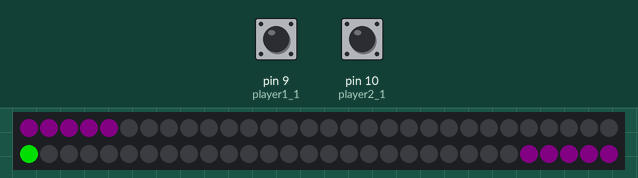
Simulated run of this sketch. Board: Arduino Uno, built with avr-gcc and run on an emulated ATmega328P. On the bench: 60 RGB LEDs in strip order, left to right, continuing on the next row. Inputs (shaded band) come from the test bench; at power-on: pin 9 (player1_1) HIGH, pin 10 (player2_1) HIGH. Dim RGB values are drawn brighter than linear; random numbers use the default seed unless the sketch sets one.

Above: at 0.07 s.
At 20.18 s:
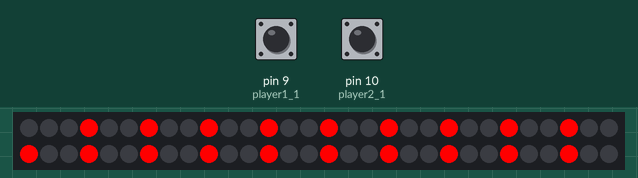
At 33.61 s:
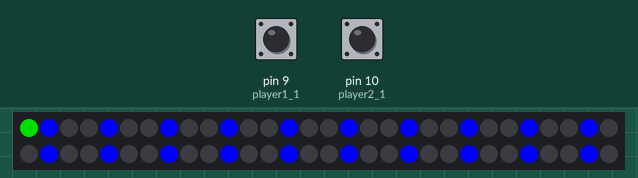

The sketch:

led_pong.ino
```cpp
#include <Adafruit_NeoPixel.h>
#ifdef __AVR__
#include <avr/power.h>
#endif

int goal_size = 5;

int speed_1 = 150;
int speed_1_init_level = 150;
int speed_1_max_level = 20;
int speed_1_reduce = 10;
int pos_1 = 0;
bool pos_1_direction = true;

bool player1_1_pressed = false;
bool player2_1_pressed = false;

// PIN
int led_1_pin = 4;
int player1_1 = 9;
int player2_1 = 10;

// LED
int led_count = 60;

Adafruit_NeoPixel pixels = Adafruit_NeoPixel(led_count, led_1_pin, NEO_GRB + NEO_KHZ800);

uint32_t player1_color = pixels.Color(0, 0, 255);
uint32_t player2_color = pixels.Color(255, 0, 0);

uint32_t ball_color = pixels.Color(0, 150, 0);
uint32_t goal_color = pixels.Color(6, 0, 6);
uint32_t goal_color_warn = pixels.Color(255, 0, 0);


void setup() {
  reset_game();

  pixels.begin();
  pinMode(player1_1, INPUT);
  pinMode(player2_1, INPUT);
  Serial.begin(9600);
}

void reset_game()
{
  speed_1 = speed_1_init_level;
  pos_1 = round(led_count / 2);
  pos_1_direction = random_bool();
}

bool random_bool()
{
  return (random(100) >= 50);
}

void speed_up()
{
  if (speed_1 > speed_1_max_level)
    speed_1 = speed_1 - speed_1_reduce;
}

void move_ball()
{
  if (pos_1_direction)
    pos_1++;
  else
    pos_1--;
  delay(speed_1);
}

void print_led_strip()
{
  pixels.clear();
  print_goal();
  pixels.setPixelColor(pos_1, pixels.Color(0, 150, 0));
  pixels.show();
}

void print_goal()
{
  for (int i = 0; i < goal_size; i++)
  {
    pixels.setPixelColor(i, goal_color);
  }

  for (int i = (led_count - 1); i > (led_count - 1 - goal_size); i--)
  {
    pixels.setPixelColor(i, goal_color);
  }
}


void goal_animation(uint32_t c, bool positive_direction)
{
  for (uint16_t j = 0; j < 10; j++)
  {
    if (positive_direction)
    {
      for (uint16_t q = 0; q < 4; q++)
      {
        goal_animation_helper(c, q);
      }
    } else {
      for (uint16_t q = 4; q > 0; q--)
      {
        goal_animation_helper(c, q);
      }
    }
  }
}

void goal_animation_helper(uint32_t c, uint16_t q)
{
  for (uint16_t i = 0; i < pixels.numPixels(); i = i + 3)
  {
    pixels.setPixelColor(i + q, c);  //turn every third pixel on
  }
  pixels.show();

  delay(50);

  for (uint16_t i = 0; i < pixels.numPixels(); i = i + 3)
  {
    pixels.setPixelColor(i + q, 0);      //turn every third pixel off
  }
}


bool player1_1_hit()
{
    bool ret = false;
    int current = digitalRead(player1_1);
    if (player1_1_pressed && current == 0)
    {
        player1_1_pressed = false;
    }
    if (!player1_1_pressed && current == 1)
    {
        player1_1_pressed = true;
        ret = true;
    }
    return ret;
}

bool player2_1_hit()
{
    bool ret = false;
    int current = digitalRead(player2_1);
    if (player2_1_pressed && current == 0)
    {
        player2_1_pressed = false;
    }
    if (!player2_1_pressed && current == 1)
    {
        player2_1_pressed = true;
        ret = true;
    }
    return ret;
}

void loop() {
  print_led_strip();

  int player1_hit = player1_1_hit();
  int player2_hit = player2_1_hit();

  if (pos_1 >= (led_count - goal_size) && player1_hit == 1)
  {
    pos_1_direction = false;
    speed_up();
  }
  if (pos_1 >= led_count)
  {
    goal_animation(player2_color, true);
    reset_game();
  }

  if (pos_1 < (goal_size) && player2_hit == 1)
  {
    pos_1_direction = true;
    speed_up();
  }
  if (pos_1 <= 0)
  {
    goal_animation(player1_color, false);
    reset_game();
  }

  move_ball();
}
```
